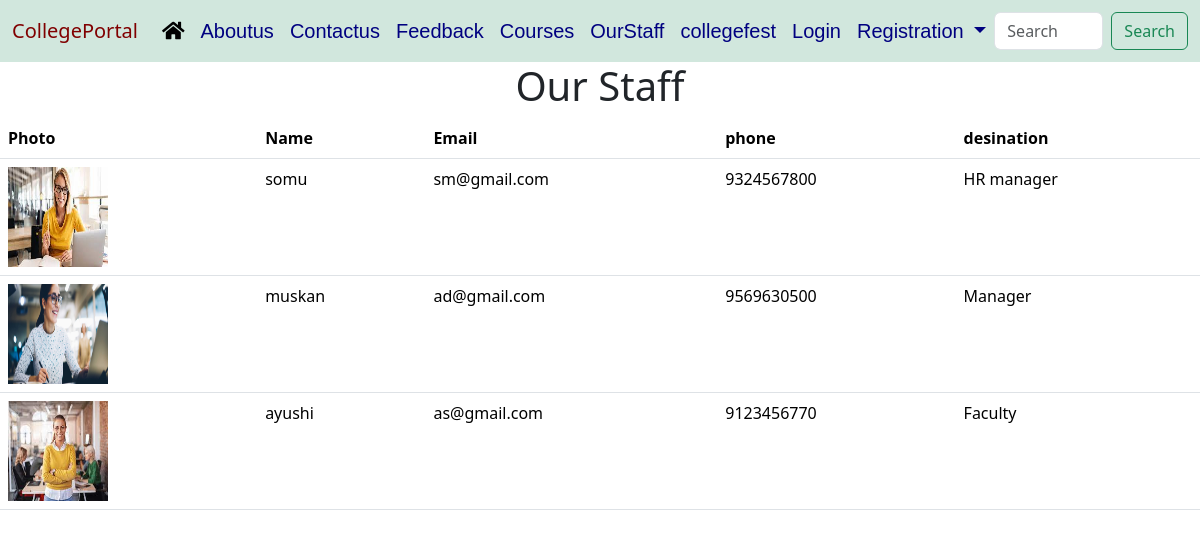
Page /ourstaff/ on the committed database.
### collegeapp/models.py (models this page shows, shortened)
class Employee(models.Model):
   name=models.CharField(max_length=45)
   email=models.EmailField(max_length=45)
   phone=models.CharField(max_length=10)
   designation=models.CharField(max_length=20)
   employee_pic=models.FileField(max_length=200,upload_to="collegeapp/employee_pic",default="")

### collegeapp/views.py (the view)
# urls.py: path("ourstaff/",views.employee_details,name="employee_details"),
def employee_details(request):
    employee_object_list=Employee.objects.all()
    employee_dict={
        "employee_key":employee_object_list
    }
    return render(request,"collegeapp/html/employee_details.html",employee_dict)

### collegeapp/templates/collegeapp/html/employee_details.html (shortened to what this page needs)
<!DOCTYPE html>
<html lang="en">
<head>
    {%include 'collegeapp/common/commoncss.html'%}
<body>
    {% include 'collegeapp/common/commonheader.html'%}
    <h1 style="text-align: center">Our Staff</h1>
    <table class="table">
        <thead>
          <tr>
            <th>Photo</th>
            <th scope="col">Name</th>
            <th scope="col">Email</th>
            <th scope="col">phone</th>
            <th scope="col">desination</th>
          </tr>
        </thead>
        <tbody>
        {% for e in employee_key%}
        <tr>
          <td><img src="/media/{{e.employee_pic}}" style="width: 100px;height: 100px;"></td>
    <td>{{e.name}}</td>
    <td>{{e.email}}</td>
    <td>{{e.phone}}</td>
    <td>{{e.designation}}</td>
</tr>
{%endfor%}
</tbody>
</table>
</body>
</html>

### collegeapp/templates/collegeapp/common/commoncss.html (shortened to what this page needs)
{%load static%}
<link href="https://cdn.jsdelivr.net/npm/bootstrap@5.3.1/dist/css/bootstrap.min.css" rel="stylesheet">
    <link rel="stylesheet" href="https://cdnjs.cloudflare.com/ajax/libs/font-awesome/5.9.0/css/all.min.css" />

### collegeapp/templates/collegeapp/common/commonheader.html (shortened to what this page needs)
<nav class="navbar navbar-expand-lg bg-success-subtle">
    <div class="container-fluid">
      <a class="navbar-brand" href="#">CollegePortal</a>
      <div class="collapse navbar-collapse" id="navbarSupportedContent">
        <ul class="navbar-nav me-auto mb-2 mb-lg-0">
          <li class="nav-item">
            <a class="nav-link active" aria-current="page" href="{{'/'}}"><i class='fas fa-home'></i></a>
          </li>
          <li class="nav-item">
            <a class="nav-link" href="{{'/about/'}}">Aboutus</a>
          </li>
          <li class="nav-item">
            <a class="nav-link" href="{{'/contact/'}}">Contactus</a>
          </li>
          <li class="nav-item">
            <a class="nav-link" href="{{'/feedback/'}}">Feedback</a>
          </li>
          <li class="nav-item">
            <a class="nav-link" href="{{'/courses/'}}">Courses</a>
          </li>
          <li class="nav-item">
            <a class="nav-link" href="{{'/ourstaff/'}}">OurStaff</a>
          </li>
          <li class="nav-item">
            <a class="nav-link" href="{{'/fest/about/'}}">collegefest</a>
          </li>
          <li class="nav-item">
            <a class="nav-link" href="{{'/login/'}}">Login</a>
          <li class="nav-item dropdown">
            <a class="nav-link dropdown-toggle" href="#" role="button" data-bs-toggle="dropdown" aria-expanded="false">
              Registration
            </a>
          </li>
        </ul>
        <form class="d-flex" role="search">
          <input class="form-control me-2" type="search" placeholder="Search" aria-label="Search">
          <button class="btn btn-outline-success" type="submit">Search</button>
        </form>
      </div>
    </div>
  </nav>

### collegeapp/templates/collegeapp/common/commonheader.html (style rules this page uses)
.nav-link { color: navy; font-size: 20px; font-family: Arial; }
.navbar-brand { color: maroon; }

### rows in the picture
Employee: employee_pic (picture), name "somu", email "sm@gmail.com", phone "9324567800", designation "HR manager"
Employee: employee_pic (picture), name "muskan", email "ad@gmail.com", phone "9569630500", designation "Manager"
Employee: employee_pic (picture), name "ayushi", email "as@gmail.com", phone "9123456770", designation "Faculty"
